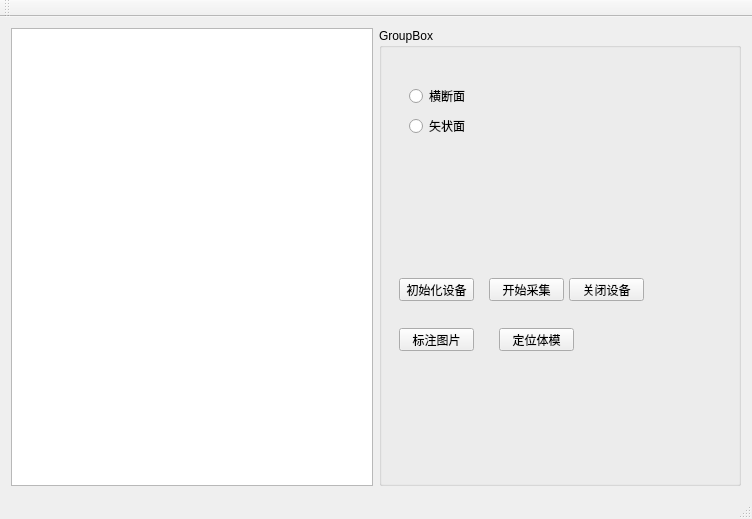
<?xml version="1.0" encoding="UTF-8"?>
<ui version="4.0">
 <class>CalibrateWindowClass</class>
 <widget class="QMainWindow" name="CalibrateWindowClass">
  <property name="geometry">
   <rect>
    <x>0</x>
    <y>0</y>
    <width>752</width>
    <height>519</height>
   </rect>
  </property>
  <property name="windowTitle">
   <string>CalibrateWindow</string>
  </property>
  <widget class="QWidget" name="centralWidget">
   <layout class="QHBoxLayout" name="horizontalLayout">
    <item>
     <widget class="GraphicsAnnotator" name="view2D"/>
    </item>
    <item>
     <widget class="QGroupBox" name="groupBox">
      <property name="sizePolicy">
       <sizepolicy hsizetype="Expanding" vsizetype="Expanding">
        <horstretch>0</horstretch>
        <verstretch>0</verstretch>
       </sizepolicy>
      </property>
      <property name="title">
       <string>GroupBox</string>
      </property>
      <widget class="QPushButton" name="BtnInitDevice">
       <property name="geometry">
        <rect>
         <x>20</x>
         <y>250</y>
         <width>75</width>
         <height>23</height>
        </rect>
       </property>
       <property name="text">
        <string>初始化设备</string>
       </property>
      </widget>
      <widget class="QPushButton" name="BtnStartCapture">
       <property name="geometry">
        <rect>
         <x>110</x>
         <y>250</y>
         <width>75</width>
         <height>23</height>
        </rect>
       </property>
       <property name="text">
        <string>开始采集</string>
       </property>
      </widget>
      <widget class="QPushButton" name="BtnAnnotate">
       <property name="geometry">
        <rect>
         <x>20</x>
         <y>300</y>
         <width>75</width>
         <height>23</height>
        </rect>
       </property>
       <property name="text">
        <string>标注图片</string>
       </property>
      </widget>
      <widget class="QRadioButton" name="RadioBtnTransverse">
       <property name="geometry">
        <rect>
         <x>30</x>
         <y>60</y>
         <width>89</width>
         <height>16</height>
        </rect>
       </property>
       <property name="text">
        <string>横断面</string>
       </property>
      </widget>
      <widget class="QRadioButton" name="RadioBtnSagittal">
       <property name="geometry">
        <rect>
         <x>30</x>
         <y>90</y>
         <width>89</width>
         <height>16</height>
        </rect>
       </property>
       <property name="text">
        <string>矢状面</string>
       </property>
      </widget>
      <widget class="QPushButton" name="BtnReleaseDevice">
       <property name="geometry">
        <rect>
         <x>190</x>
         <y>250</y>
         <width>75</width>
         <height>23</height>
        </rect>
       </property>
       <property name="text">
        <string>关闭设备</string>
       </property>
      </widget>
      <widget class="QPushButton" name="BtnLocatePhantom">
       <property name="geometry">
        <rect>
         <x>120</x>
         <y>300</y>
         <width>75</width>
         <height>23</height>
        </rect>
       </property>
       <property name="text">
        <string>定位体模</string>
       </property>
      </widget>
     </widget>
    </item>
   </layout>
  </widget>
  <widget class="QMenuBar" name="menuBar">
   <property name="geometry">
    <rect>
     <x>0</x>
     <y>0</y>
     <width>752</width>
     <height>23</height>
    </rect>
   </property>
  </widget>
  <widget class="QToolBar" name="mainToolBar">
   <attribute name="toolBarArea">
    <enum>TopToolBarArea</enum>
   </attribute>
   <attribute name="toolBarBreak">
    <bool>false</bool>
   </attribute>
  </widget>
  <widget class="QStatusBar" name="statusBar"/>
 </widget>
 <layoutdefault spacing="6" margin="11"/>
 <customwidgets>
  <customwidget>
   <class>GraphicsAnnotator</class>
   <extends>QGraphicsView</extends>
   <header>GraphicsAnnotator.h</header>
  </customwidget>
 </customwidgets>
 <resources>
  <include location="CalibrateWindow.qrc"/>
 </resources>
 <connections/>
</ui>
